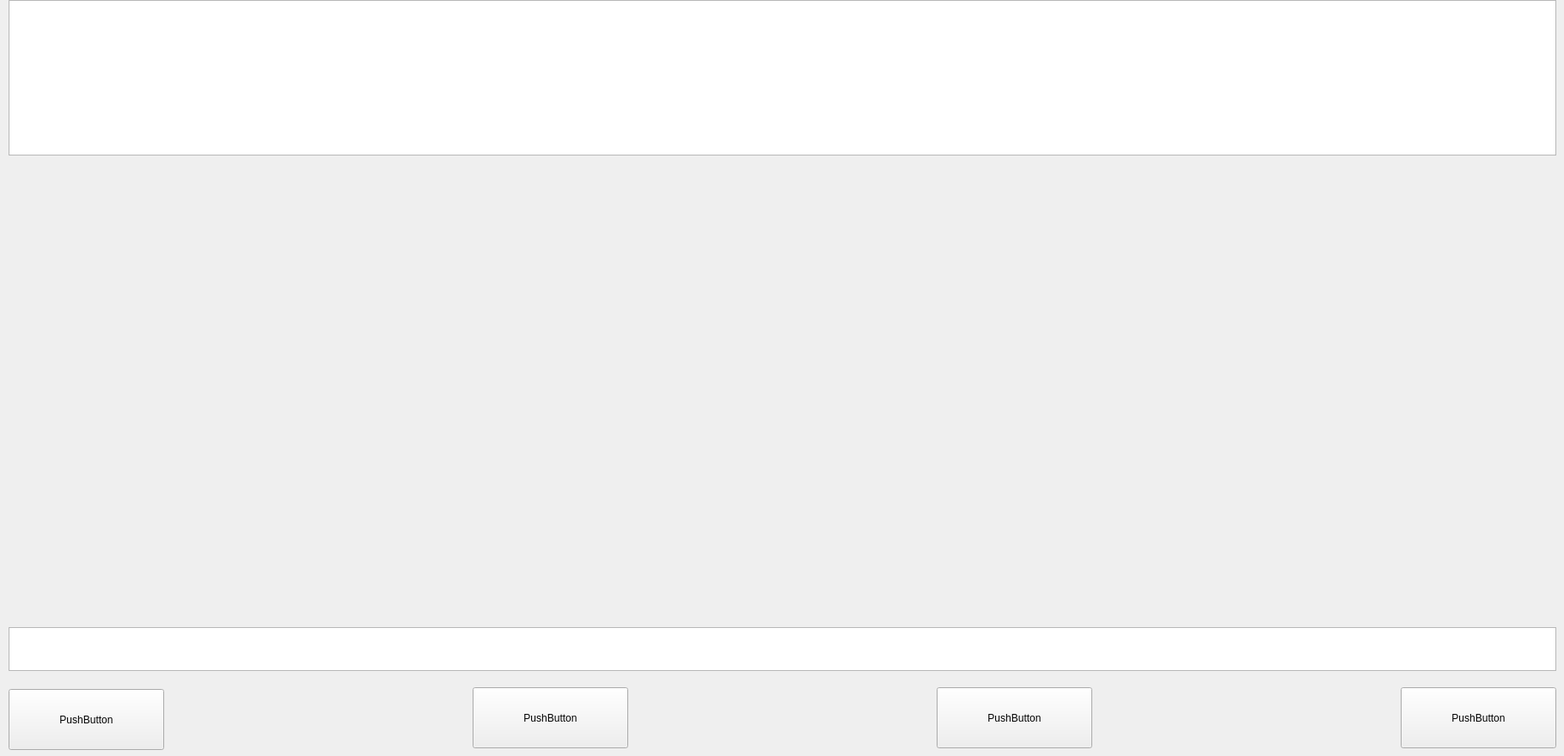
<?xml version="1.0" encoding="UTF-8"?>
<ui version="4.0">
 <class>Form</class>
 <widget class="QWidget" name="Form">
  <property name="geometry">
   <rect>
    <x>0</x>
    <y>0</y>
    <width>1820</width>
    <height>880</height>
   </rect>
  </property>
  <property name="maximumSize">
   <size>
    <width>1820</width>
    <height>880</height>
   </size>
  </property>
  <property name="windowTitle">
   <string>Form</string>
  </property>
  <widget class="QTextEdit" name="textEdit">
   <property name="geometry">
    <rect>
     <x>10</x>
     <y>920</y>
     <width>1901</width>
     <height>71</height>
    </rect>
   </property>
  </widget>
  <widget class="QPushButton" name="pushButton">
   <property name="geometry">
    <rect>
     <x>10</x>
     <y>1002</y>
     <width>171</width>
     <height>71</height>
    </rect>
   </property>
   <property name="text">
    <string>PushButton</string>
   </property>
  </widget>
  <widget class="QPushButton" name="pushButton_2">
   <property name="geometry">
    <rect>
     <x>520</x>
     <y>1000</y>
     <width>171</width>
     <height>71</height>
    </rect>
   </property>
   <property name="text">
    <string>PushButton</string>
   </property>
  </widget>
  <widget class="QPushButton" name="pushButton_3">
   <property name="geometry">
    <rect>
     <x>1060</x>
     <y>1000</y>
     <width>171</width>
     <height>71</height>
    </rect>
   </property>
   <property name="text">
    <string>PushButton</string>
   </property>
  </widget>
  <widget class="QPushButton" name="pushButton_4">
   <property name="geometry">
    <rect>
     <x>1740</x>
     <y>1000</y>
     <width>171</width>
     <height>71</height>
    </rect>
   </property>
   <property name="text">
    <string>PushButton</string>
   </property>
  </widget>
  <widget class="QTableWidget" name="tableWidget">
   <property name="geometry">
    <rect>
     <x>10</x>
     <y>0</y>
     <width>1801</width>
     <height>181</height>
    </rect>
   </property>
  </widget>
  <widget class="QTextEdit" name="textEdit_2">
   <property name="geometry">
    <rect>
     <x>10</x>
     <y>730</y>
     <width>1801</width>
     <height>51</height>
    </rect>
   </property>
  </widget>
  <widget class="QPushButton" name="pushButton_5">
   <property name="geometry">
    <rect>
     <x>10</x>
     <y>802</y>
     <width>181</width>
     <height>71</height>
    </rect>
   </property>
   <property name="text">
    <string>PushButton</string>
   </property>
  </widget>
  <widget class="QPushButton" name="pushButton_6">
   <property name="geometry">
    <rect>
     <x>550</x>
     <y>800</y>
     <width>181</width>
     <height>71</height>
    </rect>
   </property>
   <property name="text">
    <string>PushButton</string>
   </property>
  </widget>
  <widget class="QPushButton" name="pushButton_7">
   <property name="geometry">
    <rect>
     <x>1630</x>
     <y>800</y>
     <width>181</width>
     <height>71</height>
    </rect>
   </property>
   <property name="text">
    <string>PushButton</string>
   </property>
  </widget>
  <widget class="QPushButton" name="pushButton_8">
   <property name="geometry">
    <rect>
     <x>1090</x>
     <y>800</y>
     <width>181</width>
     <height>71</height>
    </rect>
   </property>
   <property name="text">
    <string>PushButton</string>
   </property>
  </widget>
  <widget class="QLabel" name="label">
   <property name="enabled">
    <bool>true</bool>
   </property>
   <property name="geometry">
    <rect>
     <x>10</x>
     <y>190</y>
     <width>891</width>
     <height>521</height>
    </rect>
   </property>
   <property name="font">
    <font>
     <pointsize>18</pointsize>
    </font>
   </property>
   <property name="text">
    <string/>
   </property>
  </widget>
  <widget class="QLabel" name="label_2">
   <property name="enabled">
    <bool>true</bool>
   </property>
   <property name="geometry">
    <rect>
     <x>910</x>
     <y>190</y>
     <width>901</width>
     <height>521</height>
    </rect>
   </property>
   <property name="font">
    <font>
     <pointsize>18</pointsize>
    </font>
   </property>
   <property name="text">
    <string/>
   </property>
  </widget>
 </widget>
 <resources/>
 <connections/>
</ui>
